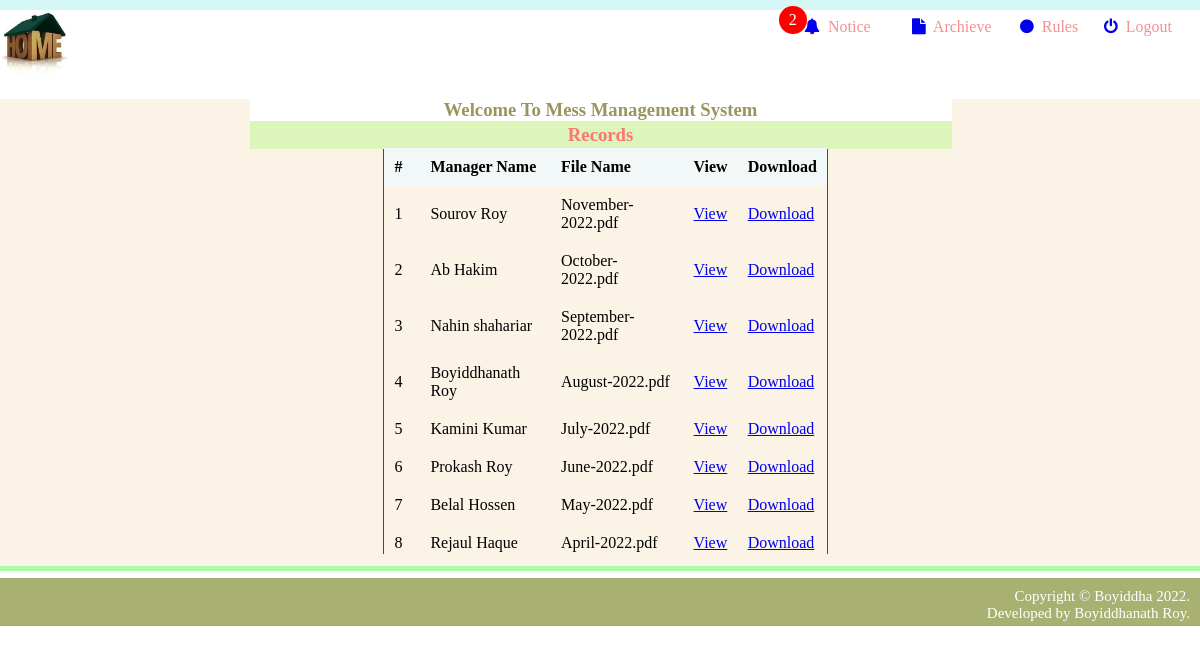
The app's page /member/archieve.php (signed in) with its own data.
### tables this page shows
CREATE TABLE `record` (
  `id` int(11) NOT NULL,
  `manager_name` varchar(100) NOT NULL,
  `filename` varchar(100) NOT NULL,
  `created_date` date NOT NULL
);

### member/archieve.php (the view, shortened to what this page needs)
<?php
	include 'database/Connection.php';
?>
<html lang="en">
<head>
	<link rel="stylesheet" href="https://cdnjs.cloudflare.com/ajax/libs/font-awesome/4.7.0/css/font-awesome.min.css">
</head>
<body>
	<div class="first">
    </div>
	<div class="navbar">
	    <div class="nav1">
			<a class="home" href="index.php" ><img width="70px" height="70px" src="img/logo.jpg"></a>
		</div>
		 <div class="nav2">
			<a href="notice.php" class="notification" style="text-decoration:none;">
					<?php
						$q="select * from noticeboard";
						$res=$conn->query($q);
						$num=$res->num_rows;
						if($num>0){
					?>
						<span class="badge"> <?php echo $num;  ?> </span>
					<?php
						}
					?>
				<i class="fa fa-bell"></i>&nbsp <span style="color:#f78f8f;">Notice</span>
			</a>
		 </div>
		 <div class="nav3">
			<a href="archieve.php" style="text-decoration:none;">
				<i class="fa fa-file"></i>&nbsp <span style="color:#f78f8f;">Archieve</span>
			</a>
		 </div>
		<div class="nav4">
			<a href="rules.php" style="text-decoration:none;">
				<i class="fa fa-circle"></i>&nbsp <span style="color:#f78f8f;">Rules</span>
			</a>
		 </div>
		 <div class="nav5">
			<a href="logout.php" style="text-decoration:none;">
				<i class="fa fa-power-off"></i>&nbsp <span style="color:#f78f8f;">Logout</span>
			</a>
		 </div>
	</div>
	<div class="container">
		<div class="child">
			<h3 style="margin-left:12%;text-align: center;color:#99955f;height:30px;background:white;width:65%;" >Welcome To Mess Management System
			<p style="color:#fa7575;" class="child2" > Records</p>
		</div>
		<div class="row2">
			<div class="row22">
				<table class="table">
					<thead>
						<tr>
							<th>#</th>
							<th>Manager Name</th>
							<th>File Name</th>
							<th>View</th>
							<th>Download</th>
						</tr>
					</thead>
					<tbody>
						<?php
						$i = 1;
						$query="select * from record order by id DESC";
						$result=$conn->query($query);
						while($row = mysqli_fetch_array($result)) { ?>
						<tr>
							<td><?php echo $i++; ?></td>
							<td><?php echo $row['manager_name']; ?></td>
							<td><?php echo $row['filename'];?> </td>
							<td ><a class="btn1"  href="../admin/record/<?php echo $row['filename']; ?>" target="_blank">View</a></td>
							<td><a class="btn1" href="../admin/record/<?php echo $row['filename']; ?>" download>Download</td>
						</tr>
						<?php } ?>
					</tbody>
				</table>
			</div>
		</div>
	</div>
	<div style="margin:0;padding:0;background-color:#aafaaa;height:5px;"></div>
	<div class="footer">
		Copyright &copy; Boyiddha 2022.<br> Developed by Boyiddhanath Roy.
	</div>
</body>
</html>

### member/archieve.php (style rules this page uses)
body { margin:0; padding:0; }
.first { background-color: #d5f7f6; height:10px; }
.nav1 { width:67%; float:left; padding-top:0px; }
.home { -webkit-transition-duration: 0.4s; transition-duration: 0.4s; }
.nav2 { width:9%; float:left; text-align:left; padding-top:8px; color:#f78f8f; }
.nav3 { width:9%; float:left; text-align:left; padding-top:8px; color:#f78f8f; }
.nav4 { width:7%; float:left; text-align:left; padding-top:8px; color:#f78f8f; }
.nav5 { width:8%; float:left; text-align:left; padding-top:8px; color:#f78f8f; }
.container { background-color:#faf3e6; height:467px; }
.child { margin-left:10%; margin-bottom:10px; }
.child2 { position:relative; margin:0; background-color:#dcf5ba; height:25px; color:#02507a; text-align:center; padding-top:3px; }
.row2 { margin-left:30%; width:39%; text-align:left; }
.row22 { margin-left:5%; height:400px; overflow-y:auto; padding-bottom:7px; }
.navbar:after { content: ''; display: table; clear: both; }
.container:after { content:''; display:table; clear:both; }
table { border-collapse: collapse; border-spacing: 0; border: 1px solid green; table-layout:auto; width:auto; }
th, td { text-align: left; padding: 10px; }
th { position:sticky; top: 0px; background:#f2f7f7; }
.notification { position: relative; }
.notification .badge { position: absolute; top: -12px; right: 64px; padding: 5px 10px; border-radius: 50%; background-color: red; color: white; }
.footer { background-color: #a8b072; color: white; padding: 10px; text-align: right; font-size: 15px; height:28px; margin-top:7px; }
.footer::after { display: table; content: ''; clear: both; }
img { border-radius:50px; }

### records on screen
record: manager_name "Sourov Roy", filename "November-2022.pdf"
record: manager_name "Ab Hakim", filename "October-2022.pdf"
record: manager_name "Nahin shahariar", filename "September-2022.pdf"
record: manager_name "Boyiddhanath Roy", filename "August-2022.pdf"
record: manager_name "Kamini Kumar", filename "July-2022.pdf"
record: manager_name "Prokash Roy", filename "June-2022.pdf"
record: manager_name "Belal Hossen", filename "May-2022.pdf"
record: manager_name "Rejaul Haque", filename "April-2022.pdf"

### other values on screen
$num "2"
